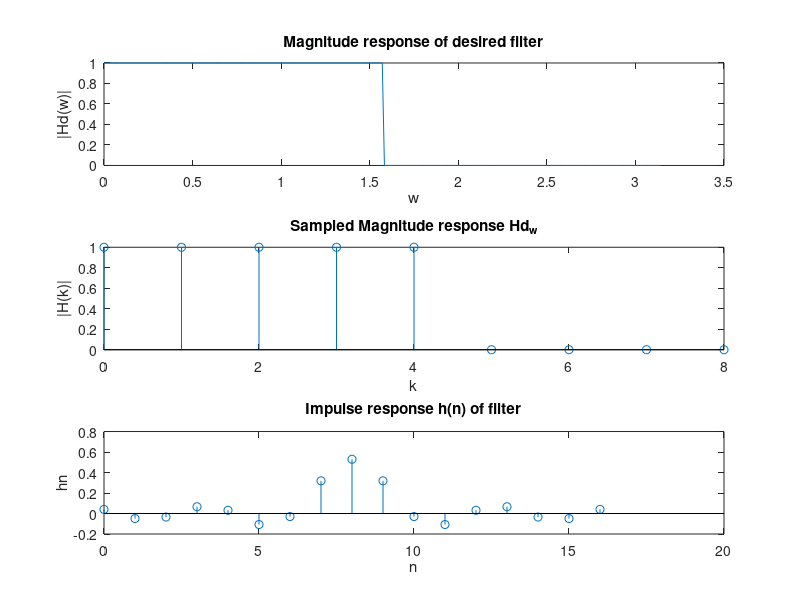
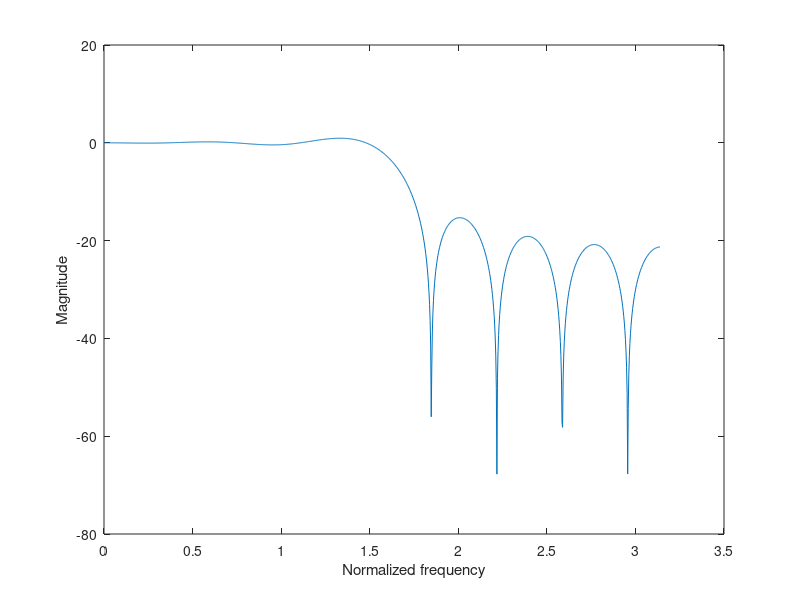

Here is the MATLAB script that generated these plots, in order:
%% B. Frequency sampling technique

clc;clear;close all;

wc=pi/2;
M=17;

%Desired frequency response
w=0:(pi/256):pi;
Hd_w =([w<=pi/2]).* exp(-i*w*(M-1)/2);
figure;
subplot(3,1,1);
plot(w,abs(Hd_w));
title('Magnitude response of desired filter');
xlabel('w');
ylabel('|Hd(w)|');

kc = floor(wc*(M/(2*pi)));
k=0:(M-1)/2;

Hk = ([k<=kc]).* exp(-i*(2*pi*k/M)*((M-1)/2))
subplot(3,1,2);
stem(k,abs(Hk));
title('Sampled Magnitude response Hd_w');
xlabel('k');
ylabel('|H(k)|');

% Taking idft of H(k) to find h(n)
for n=0:(M-1)
 sumHk=0;
 for k=1:(M-1)/2
 sumHk = sumHk+real(Hk(k+1)*exp(i*2*pi*k*n/M));
 end

 hn(n+1)=(1/M)*(Hk(1)+2*sumHk);
end

n=0:(M-1);
subplot(3,1,3);
stem(n,hn);
title('Impulse response h(n) of filter')
xlabel('n');
ylabel('hn');

[H,f]=freqz(hn,1,1000);
H_mag=20*log10(abs(H));
figure;
plot(f,H_mag);
xlabel('Normalized frequency');
ylabel('Magnitude');
disp('FIR Filter coeff hn');
disp(hn);